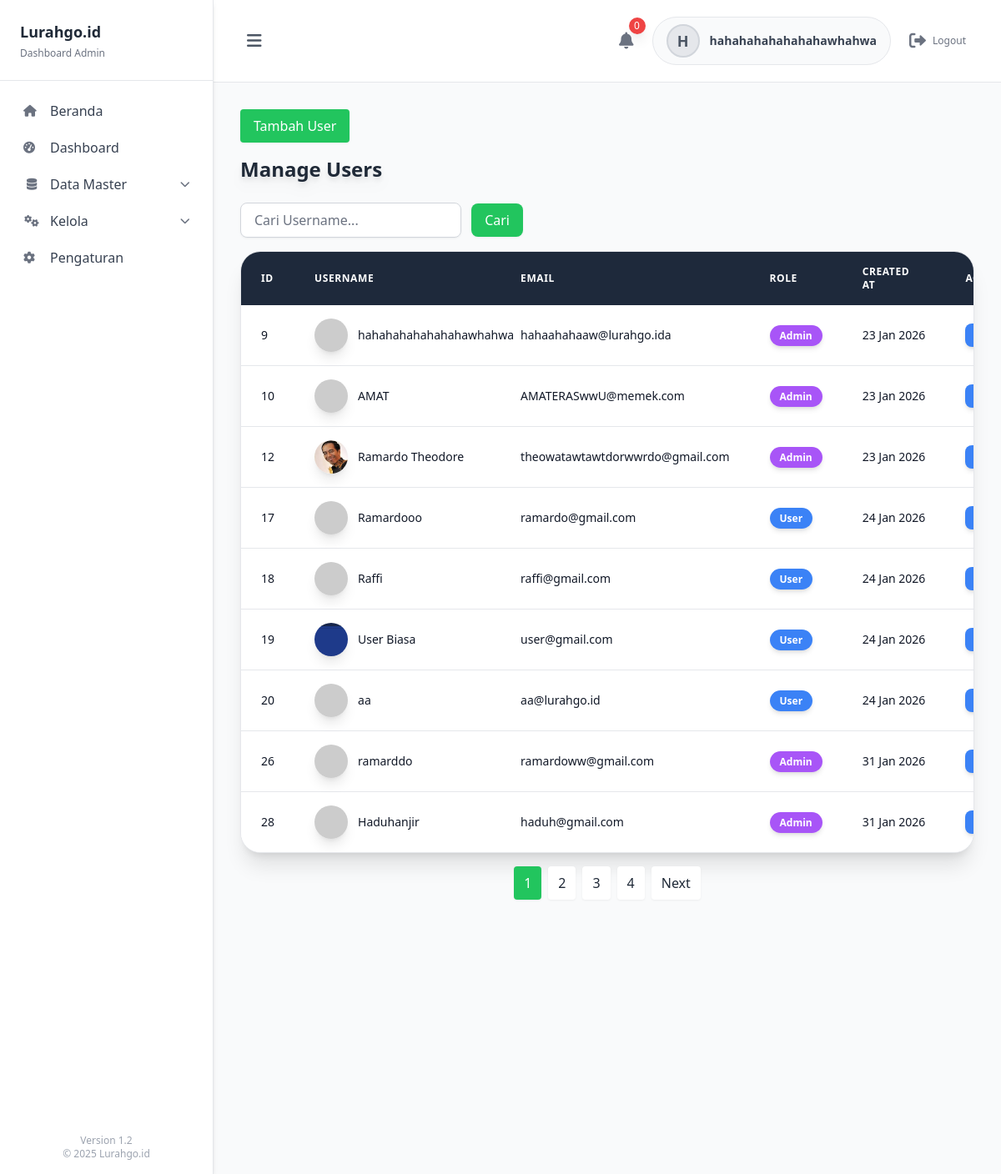
Page /pages/admin/Users/manage_users.php (signed in) on the committed database.
### tables this page shows
CREATE TABLE IF NOT EXISTS `users` (
  `id` int NOT NULL AUTO_INCREMENT,
  `username` varchar(50) NOT NULL,
  `email` varchar(100) NOT NULL,
  `password` varchar(255) NOT NULL,
  `role` enum('admin','ketua','user') DEFAULT 'user',
  `status` enum('aktif','tidak aktif') DEFAULT 'aktif',
  `created_at` timestamp NULL DEFAULT CURRENT_TIMESTAMP,
  `profile_photo` varchar(255) DEFAULT NULL,
  PRIMARY KEY (`id`),
  UNIQUE KEY `username` (`username`),
  UNIQUE KEY `email` (`email`)
);

### account/helpers.php (called while the page is built)
<?php
function get_profile_photo_url($photo_path = '') {
    if (empty($photo_path)) {
        return '';
    }
    $filename = basename($photo_path);
    $possible_web_paths = [
        'uploads/profiles/' . $filename,
        'account/account/uploads/profiles/' . $filename,
        'account/uploads/profiles/' . $filename,
        $photo_path
    ];
    $base_dir = dirname(__DIR__);
    foreach ($possible_web_paths as $web_path) {
        $server_path = $base_dir . '/' . $web_path;
        if (file_exists($server_path)) {
            return $web_path;
        }
    }
    return '';
}
function get_profile_photo_path($photo_path = '') {
    $url = get_profile_photo_url($photo_path);
    return $url ?: 'https://via.placeholder.com/120/3B82F6/FFFFFF?text=PP';
}
?>

### pages/admin/Users/manage_users.php (the view, shortened to what this page needs)
<?php
include '../../../config/database.php';
include '../../../layouts/admin/header.php';
include '../../../layouts/admin/sidebar.php';
include_once 'c:/laragon/www/PROJECT/account/helpers.php';
if ($_SESSION['role'] == 'admin') {
    $limit = 9;
    $page = isset($_GET['p']) ? (int)$_GET['p'] : 1;
    $offset = ($page - 1) * $limit;
    $search = isset($_GET['search']) ? $_GET['search'] : '';
    $where_clause = $search ? "WHERE username LIKE '%$search%'" : '';
    $total_users = mysqli_fetch_assoc(mysqli_query($conn, "SELECT COUNT(*) as total FROM users $where_clause"))['total'];
    $total_pages = max(1, ceil($total_users / $limit));
    $users = mysqli_query($conn, "SELECT * FROM users $where_clause LIMIT $limit OFFSET $offset");
?>
<div id="mainContent" class="ml-64 min-h-screen bg-gray-50">
<div class="p-8">
    <a href="/PROJECT/tambah_user" class="bg-green-500 text-white px-4 py-2 rounded hover:bg-green-600 mb-4 inline-block drop-shadow-sm">Tambah User</a>
    <h1 class="text-2xl font-bold mb-6 text-gray-800 drop-shadow-lg">Manage Users</h1>
    <form method="GET" class="mb-4">
        <input type="text" name="search" value="<?php echo htmlspecialchars($search); ?>" placeholder="Cari Username..." class="px-4 py-2 bg-white border border-gray-300 rounded-lg text-gray-800 placeholder-gray-500 focus:outline-none focus:ring-2 focus:ring-blue-500 drop-shadow-sm">
        <button type="submit" class="ml-2 px-4 py-2 bg-green-500 text-white rounded-lg hover:bg-green-600 drop-shadow-sm">Cari</button>
    </form>
    <div class="bg-white rounded-3xl shadow-xl overflow-hidden border border-gray-200">
        <table class="w-full table-auto">
            <thead class="bg-slate-800 text-white">
                <tr>
                    <th class="px-6 py-4 text-left text-xs font-semibold uppercase tracking-wider">ID</th>
                    <th class="px-6 py-4 text-left text-xs font-semibold uppercase tracking-wider">Username</th>
                    <th class="px-6 py-4 text-left text-xs font-semibold uppercase tracking-wider">Email</th>
                    <th class="px-6 py-4 text-left text-xs font-semibold uppercase tracking-wider">Role</th>
                    <th class="px-6 py-4 text-left text-xs font-semibold uppercase tracking-wider">Created At</th>
                    <th class="px-6 py-4 text-left text-xs font-semibold uppercase tracking-wider">Actions</th>
                </tr>
            </thead>
            <tbody class="bg-white divide-y divide-gray-200">
                <?php while ($user = mysqli_fetch_assoc($users)) { ?>
                <tr class="hover:bg-gray-100 transition-all duration-300 transform hover:shadow-md">
                    <td class="px-6 py-4 whitespace-nowrap text-sm font-medium text-gray-900"><?php echo $user['id']; ?></td>
                    <td class="px-6 py-4 whitespace-nowrap text-sm text-gray-900">
                        <div class="flex items-center">
                            <?php
                            $photo_path = get_profile_photo_path($user['profile_photo']);
                            $profile_img = $photo_path ?
                                '<img src="' . htmlspecialchars($photo_path) . '" alt="Profile" class="w-10 h-10 rounded-full object-cover mr-3 shadow-lg">' :
                                '<div class="w-10 h-10 rounded-full bg-blue-500 flex items-center justify-center text-white font-bold text-sm mr-3 shadow-lg">' . strtoupper(substr($user['username'], 0, 1)) . '</div>';
                            echo $profile_img;
                            ?>
                            <?php echo $user['username']; ?>
                        </div>
                    </td>
                    <td class="px-6 py-4 whitespace-nowrap text-sm text-gray-900"><?php echo $user['email']; ?></td>
                    <td class="px-6 py-4 whitespace-nowrap text-sm text-gray-900">
                        <span class="px-3 py-1 rounded-full text-xs font-semibold shadow-md <?php echo ($user['role'] == 'admin') ? 'bg-purple-500 text-white' : 'bg-blue-500 text-white'; ?>">
                            <?php echo ucfirst($user['role']); ?>
                        </span>
                    </td>
                    <td class="px-6 py-4 whitespace-nowrap text-sm text-gray-900"><?php echo isset($user['created_at']) ? date('d M Y', strtotime($user['created_at'])) : 'N/A'; ?></td>
                    <td class="px-6 py-4 whitespace-nowrap text-sm font-medium">
                        <div class="flex space-x-2">
                            <a href="/PROJECT/edit_user?id=<?php echo $user['id']; ?>" class="bg-blue-500 text-white px-3 py-1 rounded-lg hover:bg-blue-600 transition-all duration-200 shadow-md hover:shadow-lg flex items-center">
                            </a>
                        </div>
                    </td>
                </tr>
                <?php } ?>
            </tbody>
        </table>
    </div>
    <div class="mt-4 flex justify-center">
        <?php if ($total_pages > 0): ?>
            <div class="flex space-x-2">
                <?php for ($i = 1; $i <= $total_pages; $i++): ?>
                    <a href="/PROJECT/manage_users?p=<?= $i ?>" class="px-3 py-2 <?= $i == $page ? 'bg-green-500 text-white' : 'bg-white text-gray-800' ?> rounded hover:bg-gray-100 drop-shadow-sm"><?= $i ?></a>
                <?php endfor; ?>
                <?php if ($page < $total_pages): ?>
                    <a href="/PROJECT/manage_users?p=<?= $page + 1 ?>" class="px-3 py-2 bg-white text-gray-800 rounded hover:bg-gray-100 drop-shadow-sm">Next</a>
                <?php endif; ?>
            </div>
        <?php endif; ?>
    </div>
</div>
<?php
}
?>

### layouts/admin/header.php (shortened to what this page needs)
<?php include __DIR__ . '/../../account/helpers.php'; ?>
<?php
$user_id = $_SESSION['user_id'] ?? null;
$user = null;
if ($user_id) {
    $sql = "SELECT * FROM users WHERE id = ?";
    $stmt = mysqli_prepare($conn, $sql);
    mysqli_stmt_bind_param($stmt, "i", $user_id);
    mysqli_stmt_execute($stmt);
    $result = mysqli_stmt_get_result($stmt);
    $user = mysqli_fetch_assoc($result);
}
?>
<!DOCTYPE html>
<html>
<head>
<script src="https://cdn.tailwindcss.com"></script>
<link rel="stylesheet" href="https://cdnjs.cloudflare.com/ajax/libs/font-awesome/6.0.0-beta3/css/all.min.css">
</head>
<body class="bg-gray-100 min-h-screen flex flex-col">
<header class="bg-white shadow-sm border-b border-gray-200 ml-64 transition-all duration-300" id="mainHeader">
    <div class="flex justify-between items-center px-8 py-5">
        <div class="flex items-center">
            <button onclick="toggleSidebar()" class="text-gray-600 hover:text-gray-900 mr-4 transition-colors duration-200 p-2 rounded-lg hover:bg-gray-100" id="hamburgerBtn">
                <i class="fas fa-bars text-xl"></i>
            </button>
        </div>
        <div class="flex items-center space-x-3">
            <div class="relative">
                <button id="notifBtnAdmin" class="relative p-2.5 text-gray-500 hover:text-gray-900 rounded-full hover:bg-gray-100 transition-all duration-200" onclick="toggleNotificationsAdmin()">
                    <i class="fas fa-bell text-xl relative z-10"></i>
                    <span id="notifBadgeAdmin" class="absolute -top-1 -right-1 bg-red-500 text-white text-xs rounded-full w-5 h-5 flex items-center justify-center text-[10px] shadow-lg min-w-[20px]">0</span>
                </button>
            </div>
            <div class="flex items-center space-x-3 bg-gray-50 rounded-full px-4 py-2 border border-gray-200">
                <?php if ($user && $user['profile_photo']): ?>
                    <img src="<?php echo get_profile_photo_url($user['profile_photo']); ?>" alt="Profile" class="w-10 h-10 rounded-full object-cover border-2 border-gray-300">
                <?php else: ?>
                    <div class="w-10 h-10 rounded-full border-2 border-gray-300 bg-gray-200 flex items-center justify-center text-gray-600 font-bold text-lg">
                        <?= strtoupper(substr($_SESSION['username'] ?? 'U', 0, 1)); ?>
                    </div>
                <?php endif; ?>
                <span class="text-sm font-semibold text-gray-700">
                    <?= $_SESSION['username'] ?? 'User'; ?>
                </span>
            </div>
<a href="logout" class="flex items-center space-x-2 text-gray-500 hover:text-gray-900 transition-colors duration-200 p-2.5 rounded-full hover:bg-gray-100">
                <i class="fas fa-sign-out-alt text-xl"></i>
                <span class="text-xs font-medium hidden sm:inline">Logout</span>
            </a>
        </div>
    </div>
</header>

### layouts/admin/sidebar.php (shortened to what this page needs)
<div id="sidebar"
class="min-h-screen fixed top-0 left-0 z-50
bg-white text-gray-800 shadow-md border-r border-gray-200
transition-all duration-300 ease-in-out"
style="width:256px;">
    <div class="p-6 border-b border-gray-200">
        <div class="flex items-center justify-between gap-2">
<div class="text-lg font-semibold">
                <span id="sidebarTitle">Lurahgo.id</span>
            </div>
            <div class="flex gap-1">
                <button onclick="togglePosition()"
                class="text-gray-500 hover:text-gray-800 p-1 rounded-lg hover:bg-gray-100">
                </button>
                <button onclick="toggleSidebar()"
                class="text-gray-500 hover:text-gray-800 p-1 rounded-lg hover:bg-gray-100">
                </button>
            </div>
        </div>
        <div class="text-xs text-gray-500 mt-1" id="sidebarSubtitle">
            Dashboard Admin
        </div>
    </div>
    <ul class="mt-4 space-y-1 px-3" id="sidebarMenu">
        <li>
            <a href="/PROJECT/home"
            class="flex items-center gap-3 px-4 py-2 rounded-lg hover:bg-gray-100 transition">
                <i class="fas fa-home text-sm text-gray-500 w-5"></i>
                <span class="text-gray-700 sidebar-text">Beranda</span>
            </a>
        </li>
        <li>
            <a href="dashboard_admin"
            class="flex items-center gap-3 px-4 py-2 rounded-lg hover:bg-gray-100 transition">
                <i class="fas fa-tachometer-alt text-sm text-gray-500 w-5"></i>
                <span class="text-gray-700 sidebar-text">Dashboard</span>
            </a>
        </li>
        <?php if ($_SESSION['role'] == 'admin') { ?>
        <li>
            <button onclick="toggleMaster()"
            class="w-full flex items-center justify-between px-4 py-2 rounded-lg hover:bg-gray-100 transition">
                <div class="flex items-center gap-3">
                    <i class="fas fa-database text-sm text-gray-500 w-5"></i>
                    <span class="text-gray-700 sidebar-text">Data Master</span>
                </div>
                <i id="arrowMaster" class="fas fa-chevron-down text-xs text-gray-500 transition-transform"></i>
            </button>
        </li>
        <li>
            <button onclick="toggleKelola()"
            class="w-full flex items-center justify-between px-4 py-2 rounded-lg hover:bg-gray-100 transition">
                <div class="flex items-center gap-3">
                    <i class="fas fa-cogs text-sm text-gray-500 w-5"></i>
                    <span class="text-gray-700 sidebar-text">Kelola</span>
                </div>
                <i id="arrowKelola" class="fas fa-chevron-down text-xs text-gray-500 transition-transform"></i>
            </button>
            <li>
            <a href="settings"
            class="flex items-center gap-3 px-4 py-2 rounded-lg hover:bg-gray-100 transition">
                <i class="fas fa-cog text-sm text-gray-500 w-5"></i>
                <span class="text-gray-700 sidebar-text">Pengaturan</span>
            </a>
        </li>
        </li>
        <?php } ?>
    </ul>
    <div id="sidebarFooter"
    class="absolute bottom-4 left-4 right-4 text-center text-xs text-gray-400">
        <div>Version 1.2</div>
        <div>&copy; 2025 Lurahgo.id</div>
    </div>
</div>

### layouts/admin/header.php (style rules this page uses)
#mainContent, header.ml-64 { transition: margin-left 0.3s ease; }

### rows in the picture
users: id "9", username "hahahahahahahahawhahwa", email "hahaahahaaw@lurahgo.ida", role "Admin", created_at "23 Jan 2026"
users: id "10", username "AMAT", email "AMATERASwwU@memek.com", role "Admin", created_at "23 Jan 2026"
users: id "12", profile_photo (picture), username "Ramardo Theodore", email "theowatawtawtdorwwrdo@gmail.com", role "Admin", created_at "23 Jan 2026"
users: id "17", username "Ramardooo", email "ramardo@gmail.com", role "User", created_at "24 Jan 2026"
users: id "18", username "Raffi", email "raffi@gmail.com", role "User", created_at "24 Jan 2026"
users: id "19", profile_photo (picture), username "User Biasa", email "user@gmail.com", role "User", created_at "24 Jan 2026"
users: id "20", username "aa", email "aa@lurahgo.id", role "User", created_at "24 Jan 2026"
users: id "26", username "ramarddo", email "ramardoww@gmail.com", role "Admin", created_at "31 Jan 2026"
users: id "28", username "Haduhanjir", email "haduh@gmail.com", role "Admin", created_at "31 Jan 2026"

### other values in the picture
substr($_SESSION['username'] ?? 'U', 0, 1) "H"
$_SESSION['username'] "hahahahahahahahawhahwa"
